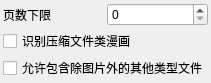
<?xml version="1.0" encoding="UTF-8"?>
<ui version="4.0">
 <class>Form</class>
 <widget class="QWidget" name="Form">
  <property name="geometry">
   <rect>
    <x>0</x>
    <y>0</y>
    <width>209</width>
    <height>73</height>
   </rect>
  </property>
  <property name="windowTitle">
   <string>Form</string>
  </property>
  <layout class="QVBoxLayout" name="verticalLayout">
   <property name="spacing">
    <number>3</number>
   </property>
   <property name="leftMargin">
    <number>3</number>
   </property>
   <property name="topMargin">
    <number>3</number>
   </property>
   <property name="rightMargin">
    <number>3</number>
   </property>
   <property name="bottomMargin">
    <number>3</number>
   </property>
   <item>
    <layout class="QHBoxLayout" name="horizontalLayout_3">
     <item>
      <widget class="QLabel" name="label_2">
       <property name="text">
        <string>页数下限</string>
       </property>
      </widget>
     </item>
     <item>
      <widget class="QSpinBox" name="spinBox_pages_lower_limit"/>
     </item>
    </layout>
   </item>
   <item>
    <widget class="QCheckBox" name="checkBox_analyze_archive">
     <property name="text">
      <string>识别压缩文件类漫画</string>
     </property>
    </widget>
   </item>
   <item>
    <widget class="QCheckBox" name="checkBox_allow_other_filetypes">
     <property name="text">
      <string>允许包含除图片外的其他类型文件</string>
     </property>
    </widget>
   </item>
  </layout>
 </widget>
 <resources/>
 <connections/>
</ui>
